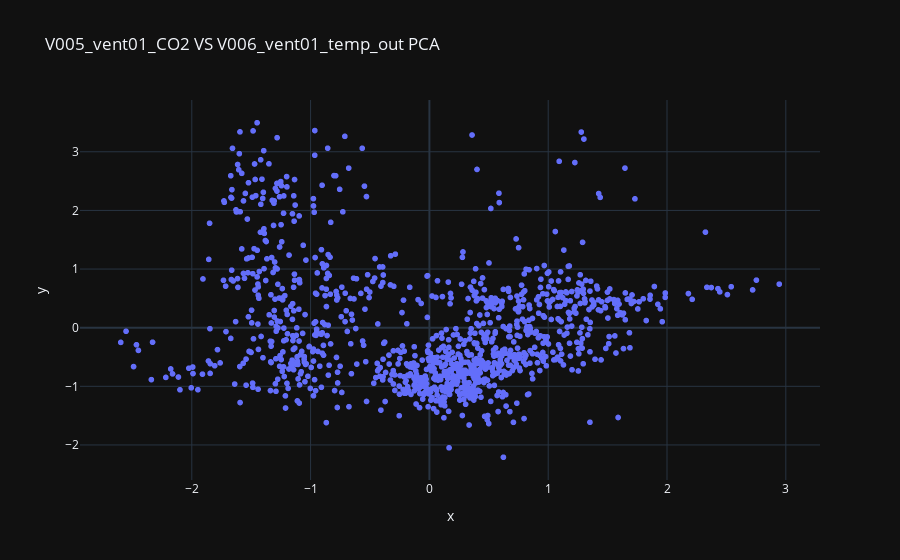
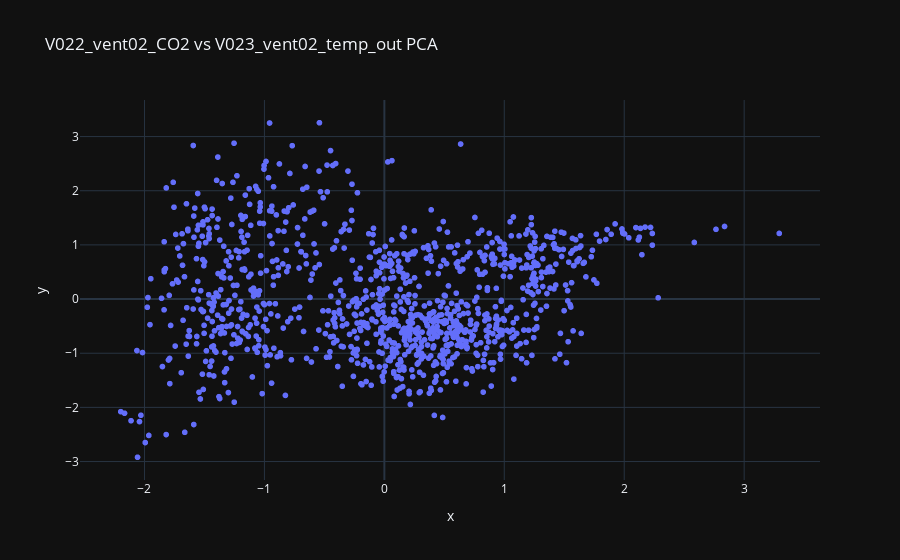

These figures' notebook cell, in order:
### Code cell
import plotly.express as px

fig = px.scatter(x=ed1_scaled[:, 0], y=ed1_scaled[:, 1], title=f'V005_vent01_CO2 VS V006_vent01_temp_out PCA')
fig.show()



fig = px.scatter(x=ed2_scaled[:, 0], y=ed2_scaled[:, 1], title=f'V022_vent02_CO2 vs V023_vent02_temp_out PCA')
fig.show()

### Figure 1 — Plotly figure (JSON) as saved in the notebook; plotly's stock layout.template omitted (floating-point values rounded to 4 significant figures; data arrays with more than 128 entries replaced by an {"elided": "..."} marker saying what was removed)
{"data": [{"hovertemplate": "x=%{x}<br>y=%{y}<extra></extra>", "legendgroup": "", "marker": {"color": "#636efa", "symbol": "circle"}, "mode": "markers", "name": "", "showlegend": false, "type": "scattergl", "x": {"elided": "1081 float values"}, "xaxis": "x", "y": {"elided": "1081 float values"}, "yaxis": "y"}], "layout": {"autosize": true, "legend": {"tracegroupgap": 0}, "title": {"text": "V005_vent01_CO2 VS V006_vent01_temp_out PCA"}, "xaxis": {"anchor": "y", "autorange": true, "domain": [0, 1], "range": [-2.933, 3.28], "title": {"text": "x"}, "type": "linear"}, "yaxis": {"anchor": "x", "autorange": true, "domain": [0, 1], "range": [-2.68, 3.966], "title": {"text": "y"}, "type": "linear"}}}

### Figure 2 — Plotly figure (JSON) as saved in the notebook; plotly's stock layout.template omitted (floating-point values rounded to 4 significant figures; data arrays with more than 128 entries replaced by an {"elided": "..."} marker saying what was removed)
{"data": [{"hovertemplate": "x=%{x}<br>y=%{y}<extra></extra>", "legendgroup": "", "marker": {"color": "#636efa", "symbol": "circle"}, "mode": "markers", "name": "", "showlegend": false, "type": "scattergl", "x": {"elided": "1081 float values"}, "xaxis": "x", "y": {"elided": "1081 float values"}, "yaxis": "y"}], "layout": {"autosize": true, "legend": {"tracegroupgap": 0}, "title": {"text": "V022_vent02_CO2 vs V023_vent02_temp_out PCA"}, "xaxis": {"anchor": "y", "autorange": true, "domain": [0, 1], "range": [-2.53, 3.625], "title": {"text": "x"}, "type": "linear"}, "yaxis": {"anchor": "x", "autorange": true, "domain": [0, 1], "range": [-3.43, 3.765], "title": {"text": "y"}, "type": "linear"}}}
